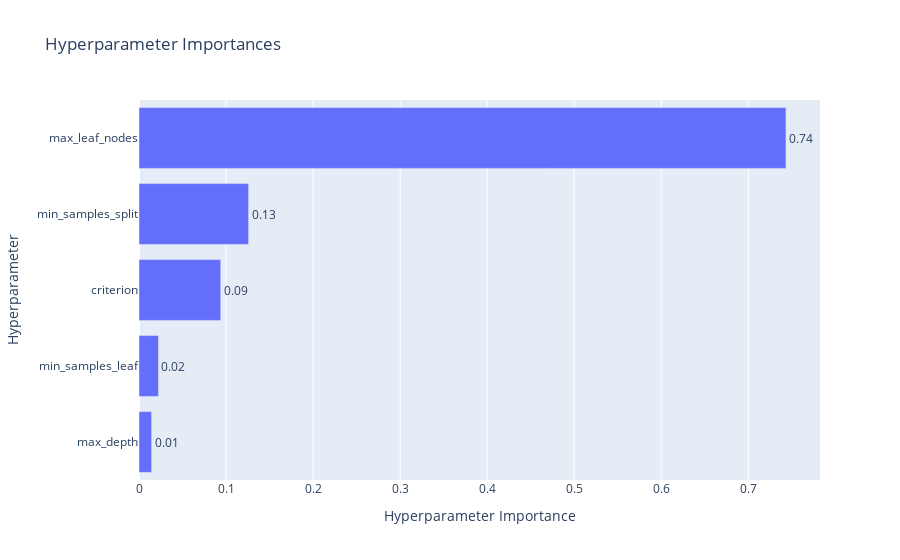

The notebook cell this image was saved under:
### Code cell
plot_param_importances(study)

### Figure 1 — Plotly figure (JSON) as saved in the notebook; plotly's stock layout.template omitted (floating-point values rounded to 4 significant figures)
{"data": [{"cliponaxis": false, "hovertemplate": ["max_depth (IntDistribution): 0.0145077231461358<extra></extra>", "min_samples_leaf (IntDistribution): 0.02237775002549395<extra></extra>", "criterion (CategoricalDistribution): 0.09389723197037465<extra></extra>", "min_samples_split (IntDistribution): 0.12592261490370635<extra></extra>", "max_leaf_nodes (IntDistribution): 0.7432946799542893<extra></extra>"], "name": "Objective Value", "orientation": "h", "text": ["0.01", "0.02", "0.09", "0.13", "0.74"], "textposition": "outside", "type": "bar", "x": [0.01451, 0.02238, 0.0939, 0.1259, 0.7433], "y": ["max_depth", "min_samples_leaf", "criterion", "min_samples_split", "max_leaf_nodes"]}], "layout": {"title": {"text": "Hyperparameter Importances"}, "xaxis": {"title": {"text": "Hyperparameter Importance"}}, "yaxis": {"title": {"text": "Hyperparameter"}}}}
